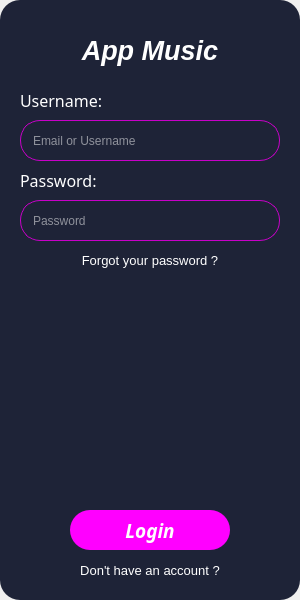
<?xml version="1.0" encoding="UTF-8"?>
<ui version="4.0">
 <class>MainWindow</class>
 <widget class="QMainWindow" name="MainWindow">
  <property name="geometry">
   <rect>
    <x>0</x>
    <y>0</y>
    <width>300</width>
    <height>600</height>
   </rect>
  </property>
  <property name="minimumSize">
   <size>
    <width>300</width>
    <height>600</height>
   </size>
  </property>
  <property name="maximumSize">
   <size>
    <width>300</width>
    <height>600</height>
   </size>
  </property>
  <property name="windowTitle">
   <string>MainWindow</string>
  </property>
  <widget class="QWidget" name="centralwidget">
   <property name="minimumSize">
    <size>
     <width>300</width>
     <height>600</height>
    </size>
   </property>
   <property name="maximumSize">
    <size>
     <width>300</width>
     <height>600</height>
    </size>
   </property>
   <widget class="QWidget" name="widget" native="true">
    <property name="geometry">
     <rect>
      <x>0</x>
      <y>0</y>
      <width>300</width>
      <height>600</height>
     </rect>
    </property>
    <property name="minimumSize">
     <size>
      <width>300</width>
      <height>600</height>
     </size>
    </property>
    <property name="sizeIncrement">
     <size>
      <width>300</width>
      <height>0</height>
     </size>
    </property>
    <property name="styleSheet">
     <string notr="true">QWidget{
	border-radius:20px;
	background-color: rgb(30, 35, 55);
}</string>
    </property>
    <widget class="QPushButton" name="pushButton_2">
     <property name="geometry">
      <rect>
       <x>70</x>
       <y>510</y>
       <width>160</width>
       <height>40</height>
      </rect>
     </property>
     <property name="font">
      <font>
       <family>Segoe Script</family>
       <pointsize>14</pointsize>
       <italic>true</italic>
       <bold>true</bold>
      </font>
     </property>
     <property name="styleSheet">
      <string notr="true">QPushButton {
	color: #ffffff;
	background-color: rgb(255, 0, 255);
}
QPushButton:hover {
	color: #f0f0f0;
	background-color: rgb(200, 0, 200);
}</string>
     </property>
     <property name="text">
      <string>Login</string>
     </property>
     <property name="shortcut">
      <string notr="true"/>
     </property>
     <property name="checkable">
      <bool>false</bool>
     </property>
     <property name="autoRepeat">
      <bool>true</bool>
     </property>
    </widget>
    <widget class="QPushButton" name="pushButton_3">
     <property name="geometry">
      <rect>
       <x>70</x>
       <y>560</y>
       <width>160</width>
       <height>20</height>
      </rect>
     </property>
     <property name="font">
      <font>
       <family>Segoe UI</family>
       <pointsize>10</pointsize>
       <bold>false</bold>
      </font>
     </property>
     <property name="styleSheet">
      <string notr="true">QPushButton {
	color: rgb(255, 255, 255);
}
QPushButton:hover {
	color: rgb(200, 200, 200);
}</string>
     </property>
     <property name="text">
      <string>Don't have an account ?</string>
     </property>
     <property name="shortcut">
      <string/>
     </property>
     <property name="checkable">
      <bool>false</bool>
     </property>
     <property name="autoExclusive">
      <bool>false</bool>
     </property>
     <property name="autoDefault">
      <bool>false</bool>
     </property>
     <property name="default">
      <bool>false</bool>
     </property>
     <property name="flat">
      <bool>true</bool>
     </property>
    </widget>
    <widget class="QLabel" name="label_3">
     <property name="geometry">
      <rect>
       <x>10</x>
       <y>30</y>
       <width>280</width>
       <height>40</height>
      </rect>
     </property>
     <property name="font">
      <font>
       <family>Segoe UI</family>
       <pointsize>20</pointsize>
       <italic>true</italic>
       <bold>true</bold>
      </font>
     </property>
     <property name="styleSheet">
      <string notr="true">color: rgb(255, 255, 255);</string>
     </property>
     <property name="text">
      <string>App Music</string>
     </property>
     <property name="alignment">
      <set>Qt::AlignCenter</set>
     </property>
    </widget>
    <widget class="QLineEdit" name="lineEdit">
     <property name="geometry">
      <rect>
       <x>20</x>
       <y>120</y>
       <width>260</width>
       <height>41</height>
      </rect>
     </property>
     <property name="autoFillBackground">
      <bool>false</bool>
     </property>
     <property name="styleSheet">
      <string notr="true">QLineEdit{
	border: 1px solid rgb(200, 0, 200);
	padding: 0 10px;
	color: white;
}</string>
     </property>
     <property name="placeholderText">
      <string>Email or Username</string>
     </property>
    </widget>
    <widget class="QLabel" name="label">
     <property name="geometry">
      <rect>
       <x>20</x>
       <y>90</y>
       <width>280</width>
       <height>20</height>
      </rect>
     </property>
     <property name="font">
      <font>
       <family>Segoe Print</family>
       <pointsize>12</pointsize>
      </font>
     </property>
     <property name="styleSheet">
      <string notr="true">QLabel{
	color: white;
}</string>
     </property>
     <property name="text">
      <string>Username:</string>
     </property>
    </widget>
    <widget class="QLabel" name="label_2">
     <property name="geometry">
      <rect>
       <x>20</x>
       <y>170</y>
       <width>280</width>
       <height>20</height>
      </rect>
     </property>
     <property name="font">
      <font>
       <family>Segoe Print</family>
       <pointsize>12</pointsize>
      </font>
     </property>
     <property name="styleSheet">
      <string notr="true">QLabel{
	color: white;
}</string>
     </property>
     <property name="text">
      <string>Password:</string>
     </property>
    </widget>
    <widget class="QLineEdit" name="lineEdit_2">
     <property name="geometry">
      <rect>
       <x>20</x>
       <y>200</y>
       <width>260</width>
       <height>41</height>
      </rect>
     </property>
     <property name="autoFillBackground">
      <bool>false</bool>
     </property>
     <property name="styleSheet">
      <string notr="true">QLineEdit{
	border: 1px solid rgb(200, 0, 200);
	padding: 0 10px;
	color: white;
}</string>
     </property>
     <property name="echoMode">
      <enum>QLineEdit::Password</enum>
     </property>
     <property name="placeholderText">
      <string>Password</string>
     </property>
    </widget>
    <widget class="QLabel" name="label_6">
     <property name="geometry">
      <rect>
       <x>10</x>
       <y>300</y>
       <width>280</width>
       <height>160</height>
      </rect>
     </property>
     <property name="font">
      <font>
       <family>Segoe UI Historic</family>
      </font>
     </property>
     <property name="text">
      <string/>
     </property>
     <property name="pixmap">
      <pixmap>../resourse/background_welcome2_border.png</pixmap>
     </property>
     <property name="scaledContents">
      <bool>true</bool>
     </property>
    </widget>
    <widget class="QPushButton" name="pushButton_1">
     <property name="geometry">
      <rect>
       <x>70</x>
       <y>250</y>
       <width>160</width>
       <height>20</height>
      </rect>
     </property>
     <property name="font">
      <font>
       <family>Segoe UI</family>
       <pointsize>10</pointsize>
       <bold>false</bold>
      </font>
     </property>
     <property name="styleSheet">
      <string notr="true">QPushButton {
	color: rgb(255, 255, 255);
}
QPushButton:hover {
	color: rgb(200, 200, 200);
}</string>
     </property>
     <property name="text">
      <string>Forgot your password ?</string>
     </property>
     <property name="shortcut">
      <string/>
     </property>
     <property name="checkable">
      <bool>false</bool>
     </property>
     <property name="autoExclusive">
      <bool>false</bool>
     </property>
     <property name="autoDefault">
      <bool>false</bool>
     </property>
     <property name="default">
      <bool>false</bool>
     </property>
     <property name="flat">
      <bool>true</bool>
     </property>
    </widget>
   </widget>
  </widget>
 </widget>
 <resources/>
 <connections/>
</ui>
